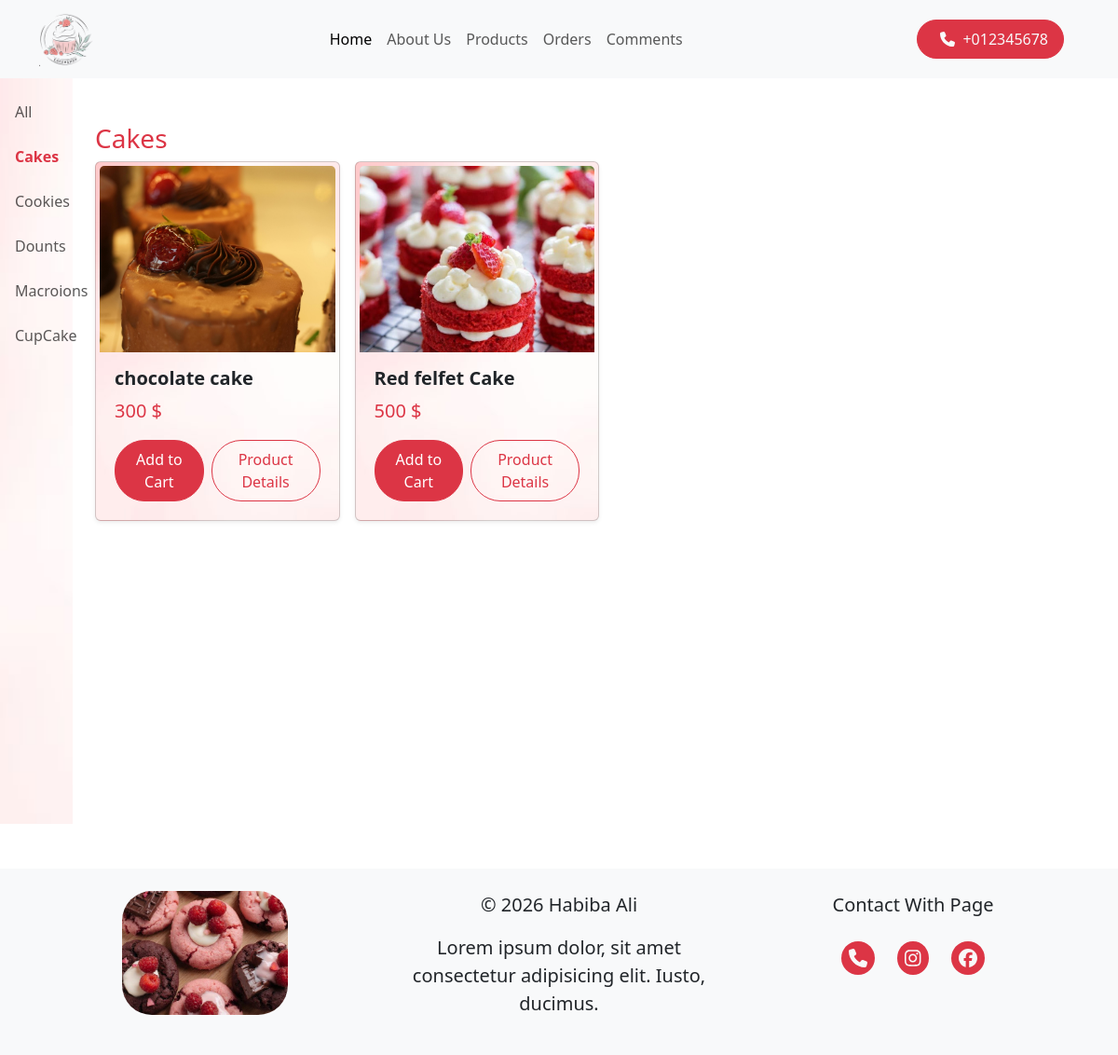
Page /product.php?category_id=1 on the committed database.
### tables this page shows
CREATE TABLE `categories` (
  `id` int(11) NOT NULL,
  `name` varchar(255) NOT NULL
);

CREATE TABLE `products` (
  `id` int(255) NOT NULL,
  `name` varchar(255) NOT NULL,
  `description` text NOT NULL,
  `price` double NOT NULL,
  `image` varchar(100) NOT NULL,
  `category` varchar(255) NOT NULL
);

### product.php (the view)
<?php
include "config/database.php";
include "includs/sidedar.php";
$stmt = $pdo->query("SELECT * FROM categories");
$categories = $stmt->fetchAll();
$selected_category_id = isset($_GET['category_id']) ? $_GET['category_id'] : null;
?>
<div class="w-100">
    <div class="row mb-5">
        <div class="col-md-1">
            <nav class="navbar vh-100 d-flex flex-column p-3 category">
                <ul class="navbar-nav w-100">
                    <li class="nav-item mb-2">
                        <a class="nav-link <?= !$selected_category_id ? 'active fw-bold text-danger' : '' ?>" href="product.php">All</a>
                    </li>
                    <?php foreach ($categories as $cat) { ?>
                        <li class="nav-item mb-2">
                            <a class="nav-link <?= ($selected_category_id == $cat['id']) ? 'active fw-bold text-danger' : '' ?>" href="product.php?category_id=<?= $cat['id'] ?>">
                                <?= $cat['name'] ?>
                            </a>
                        </li>
                    <?php } ?>
                </ul>
            </nav>
        </div>
       <div class="col-md-11">
    <?php
    foreach ($categories as $cat) {
        if ($selected_category_id && $selected_category_id != $cat['id']) continue;
        $stmt = $pdo->prepare("SELECT * FROM products WHERE category = ?");
        $stmt->execute([$cat['id']]);
        $products = $stmt->fetchAll();
        if ($products) {
            echo "<h3 class='text-danger mt-5'>{$cat['name']}</h3>";
            echo "<div class='row g-3'>";
            foreach ($products as $product) { ?>
                <div class="col-12 col-sm-6 col-md-4 col-lg-3">
                    <div class="card shadow-sm h-100 p-1 cards">
                        <?php if ($product['image']) { ?>
                            <img src="asset/<?= $product['image'] ?>" class="card-img-top" style="height:200px; object-fit:cover;">
                        <?php } ?>
                        <div class="card-body d-flex flex-column justify-content-between">
                            <div>
                                <h5 class="card-title fw-bold"><?= $product['name'] ?></h5>
                                <p class="text-danger lead"><?= $product['price'] ?> $</p>
                            </div>
                           <div class="d-flex justify-content-center align-items-center gap-2">
    <a href="chart.php?product_id=<?= $product['id'] ?>" class="btn btn-danger rounded-5 px-3 py-2">
        Add to Cart
    </a>
    <a href="productdetails.php?product_id=<?= $product['id'] ?>" class="btn btn-outline-danger rounded-5 px-3 py-2">
        Product Details
    </a>
</div>
                        </div>
                    </div>
                </div>
            <?php }
            echo "</div>";
        }
    }
    ?>
</div>
    </div>
</div>
<?php include "includs/footer.php"; ?>

### css/style.css (style rules this page uses)
.category { background-image: url('../asset/backgroundmenu.jpg'); height: 90vh; background-size: cover; background-position: center; display: flex; }
.cards { background-image: url('../asset/backgroundmenu.jpg'); height: 100vh; background-size: cover; background-position: center; display: flex; }

### rows in the picture
categories: name "Cakes"
categories: name "Cookies"
categories: name "Dounts"
categories: name "Macroions"
categories: name "CupCake"
products: image (picture), name "chocolate cake", price "300"
products: image (picture), name "Red felfet Cake", price "500"
